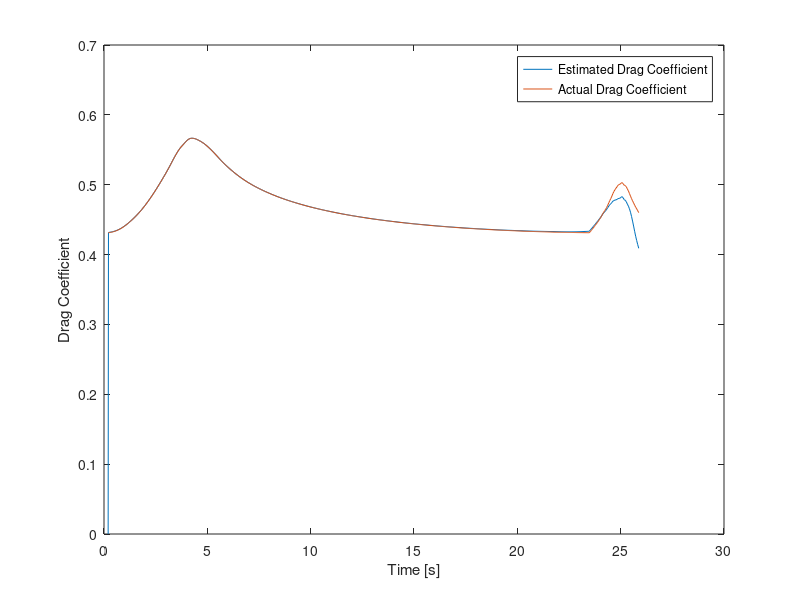
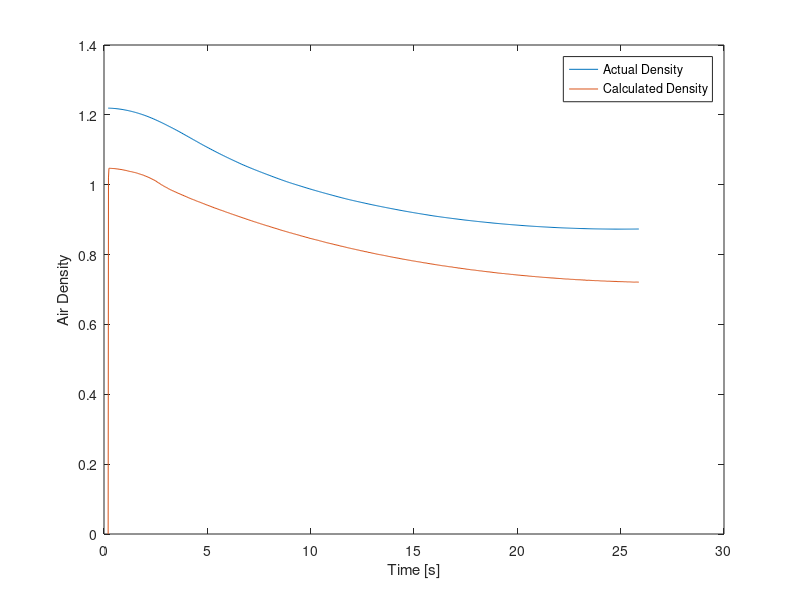
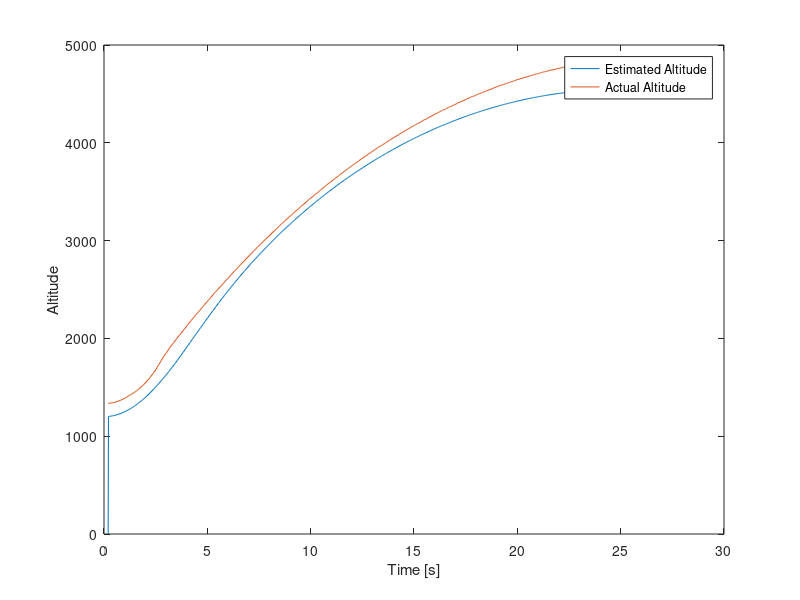
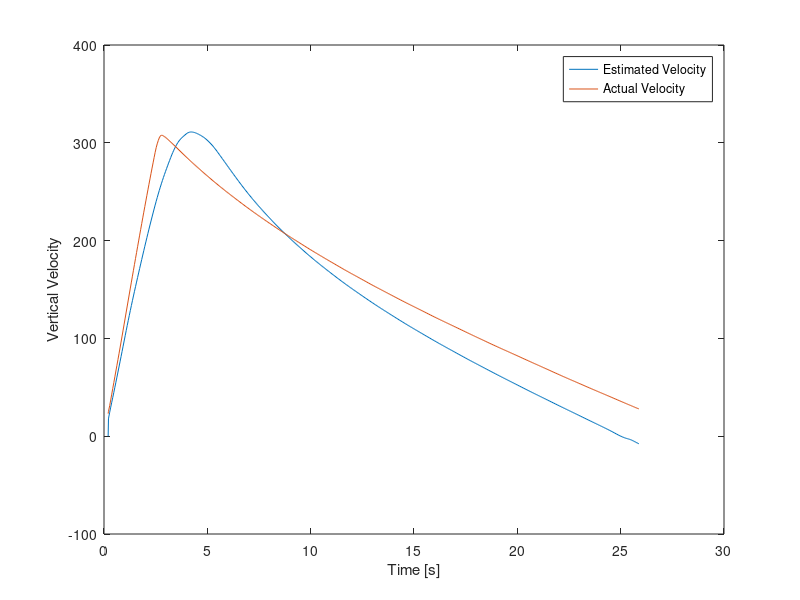

The MATLAB source for these figures, in order:
% import trajectory data, initialization
load("Flight_w_Gyro_Data.mat");
load("Actual_Flight_Data_2016.mat");
V_Act = Coarse_Flight_Data(:,5);
Z_Act = Coarse_Flight_Data(:,4);

%imported simulation data
Pr = Airpressurembar(1:516)*100;
Z = Altitudem(1:516); 
Y = PositionNorthoflaunchm(1:516);
X = PositionEastoflaunchm(1:516);
phi_dot = Rollraters(1:516);
theta_dot = Pitchraters(1:516);
psi_dot = Yawraters(1:516);
Cd = Dragcoefficient(1:516);
AZ = Verticalaccelerationms(1:516);
AY = Lateralaccelerationms(1:516);
AX = sqrt((Totalaccelerationms.^2)-(Lateralaccelerationms.^2));
AX = AX(1:516);
VZ = Verticalvelocityms(1:516);
VY = Lateralvelocityms(1:516);
VX = sqrt((Totalvelocityms.^2)-(Lateralvelocityms.^2));
VX = VX(1:516);
Ar = 160/100000; 
t = Times(1:516);

T_import = AirtemperatureC(1:516) + 273;
size = 516;
g = 9.81;
Ix = 14;
Iy = 14;
Iz = 0.06;
m = 15.5;
L = -0.0065;
ho = 1200;
To = 287;
Po = 87500;
rate = 0.002;
Rconst = 287.058;
rho = Pr./(Rconst.*T_import);
psi = zeros(1,size);
theta = zeros(1,size);
phi = zeros(1,size);

%perturbed sensor data
% rng('shuffle');
% phi_dot_P = phi_dot+ (20*rand() - 10);
% theta_dot_P = theta_dot + (20*rand() - 10);
% psi_dot_P = psi_dot + (20*rand() - 10);
% AZ_P = AZ + (20*rand() - 10);
% AY_P = AY + (20*rand() - 10);
% AX_P = AX + (20*rand() - 10);
% Pr_P = Pr + (20*rand() - 10);
AZ_P = Coarse_Flight_Data(:,2);
Pr_P = Coarse_Flight_Data(:,3);

%Kalman Filter initialization
Rot = eye(3);
Q = 100.*eye(14);
R = 5;
P = 100.*eye(14);
A = zeros(14);
%H = zeros(7,15);
H = [0,0,0,0,0,1,0,0,0,0,0,0,0,0];
% H = [0,1,0,0,0,0,0,0,0,0,0,0,0,0;
%      0,0,0,1,0,0,0,0,0,0,0,0,0,0;
%      0,0,0,0,0,1,0,0,0,0,0,0,0,0;
%      0,0,0,0,0,0,0,1,0,0,0,0,0,0;
%      0,0,0,0,0,0,0,0,0,1,0,0,0,0;
%      0,0,0,0,0,0,0,0,0,0,0,1,0,0];
%      0,0,0,0,0,0,0,0,0,0,0,0,0,1,0];
 
 for index = 2:size %Rot is empty
%     psi(i) = trapz([psi_dot(i-1) psi_dot(i)]).*(t(i) - t(1));
%     theta(i) = trapz([theta_dot(i-1) theta_dot(i)]).*(t(i) - t(1));
%     phi(i) = trapz([phi_dot(i-1) phi_dot(i)]).*(t(i) - t(1));
    
%     psi(index) = psi(index-1) + rate*psi_dot(index);
%     theta(index) = theta(index-1) + rate*theta_dot(index);
%     phi(index) = phi(index-1) + rate*phi_dot(index);

    psi(index) = 0;
    theta(index) = 0;
    phi(index) = 0;
    
    Rot(1,1) = cosd(phi(index))*cosd(theta(index));
    Rot(1,2) = -sind(phi(index))*cosd(psi(index))+cosd(phi(index))*sind(theta(index))*sind(psi(index));
    Rot(1,3) = sind(phi(index))*sind(psi(index))+cosd(phi(index))*sind(theta(index))*cosd(psi(index));
    Rot(2,1) = sind(phi(index))*cosd(theta(index));
    Rot(2,2) = cosd(phi(index))*cosd(psi(index))+sind(phi(index))*sind(theta(index))*sind(psi(index));
    Rot(2,3) = -cosd(phi(index))*sind(psi(index))+sind(phi(index))*sind(theta(index))*cosd(psi(index));
    Rot(3,1) = -sind(theta(index));
    Rot(3,2) = cosd(theta(index))*sind(psi(index));
    Rot(3,3) = cosd(theta(index))*cosd(psi(index));
    
    body_xyz(:,index) = Rot*[X(index);Y(index);Z(index)];  
    body_vxyz(:,index) = Rot*[VX(index);VY(index);VZ(index)];
 end
 
 x_nom = [body_xyz(1,:);
          body_vxyz(1,:);
          body_xyz(2,:);
          body_vxyz(2,:);
          body_xyz(3,:)+1200;
          body_vxyz(3,:);
          psi;
          psi_dot';
          theta;
          theta_dot';
          phi;
          phi_dot';
          Cd'
          %rho';
          Ar*ones(1,size)];
      
 %x = [0,0,0,0,0,16,0,0,0,0,0,0,0.43,1200,Ar]';
 x = [0,0,0,0,0,0,0,0,0,0,0,0,0,0]';
 Cd_hat = zeros(1,size);
 Z_hat = zeros(1,size);
 V_hat = zeros(1,size);
 Ar_hat = zeros(1,size);
 Vx_P = zeros(1,size);
 Vy_P = zeros(1,size);
 Vz_P = zeros(1,size);
 psi_P = zeros(1,size);
 theta_P = zeros(1,size);
 phi_P = zeros(1,size);
 x_out = zeros(14,size);
 h_prime = zeros(1,size);
 h = zeros(1,size);
%  gamma = 5*10^3;
%  gamma_max = gamma;
%  tau = 0.0000001;
%  h(1) = ho;
 
for index=2:size
%     psi_P(i) = trapz([psi_dot_P(i-1) psi_dot_P(i)]).*(t(i) - t(1));
%     theta_P(i) = trapz([theta_dot_P(i-1) theta_dot_P(i)]).*(t(i) - t(1));
%     phi_P(i) = trapz([phi_dot_P(i-1) phi_dot_P(i)]).*(t(i) - t(1));
    
%     psi_P(index) = psi_P(index-1) + rate*psi_dot_P(index);
%     theta_P(index) = theta_P(index-1) + rate*theta_dot_P(index);
%     phi_P(index) = phi_P(index-1) + rate*phi_dot_P(index);

    psi_P(index) = 0;
    theta_P(index) = 0;
    phi_P(index) = 0;
    
    Rot(1,1) = cosd(phi_P(index))*cosd(theta_P(index));
    Rot(1,2) = -sind(phi_P(index))*cosd(psi_P(index))+cosd(phi_P(index))*sind(theta_P(index))*sind(psi_P(index));
    Rot(1,3) = sind(phi_P(index))*sind(psi_P(index))+cosd(phi_P(index))*sind(theta_P(index))*cosd(psi_P(index));
    Rot(2,1) = sind(phi_P(index))*cosd(theta_P(index));
    Rot(2,2) = cosd(phi_P(index))*cosd(psi_P(index))+sind(phi_P(index))*sind(theta_P(index))*sind(psi_P(index));
    Rot(2,3) = -cosd(phi_P(index))*sind(psi_P(index))+sind(phi_P(index))*sind(theta_P(index))*cosd(psi_P(index));
    Rot(3,1) = -sind(theta_P(index));
    Rot(3,2) = cosd(theta_P(index))*sind(psi_P(index));
    Rot(3,3) = cosd(theta_P(index))*cosd(psi_P(index));
    
%     a = Rot*[AX_P(index);AY_P(index);AZ_P(index)];
%     Ax_P(index) = a(1);
%     Ay_P(index) = a(2);
%     Az_P(index) = a(3);
    
%     V0 = Rot*[0;0;16]; 
    
%     Vx_P(i) = trapz([Ax_P(i-1) Ax_P(i)]).*(t(i) - t(1))+Vx_P(i-1);
%     Vy_P(i) = trapz([Ay_P(i-1) Ay_P(i)]).*(t(i) - t(1))+Vy_P(i-1);
%     Vz_P(i) = trapz([Az_P(i-1) Az_P(i)]).*(t(i) - t(1))+Vz_P(i-1);

%       Vx_P(index) = Vx_P(index-1) + rate*Ax_P(index);
%       Vy_P(index) = Vy_P(index-1) + rate*Ay_P(index);
%       Vz_P(index) = Vz_P(index-1) + rate*Az_P(index);
        Vz_P(index) = Vz_P(index-1) + rate*AZ_P(index);
    
%     h_prime(i) = trapz([AZ_P(i-1) AZ_P(i)]).*(t(i) - t(1))+16;
%     h = trapz([h_prime(i-1) h_prime(i)]).*(t(i) - t(1))+ho;
%     h_prime(i) = h_prime(i-1) + rate*AZ_P(i);
%     h(i)       = h(i-1) + rate*h_prime(i);
      temp = Rot\[x_out(1,index-1);x_out(3,index-1);x_out(5,index-1)];
      h(index) = temp(3);
    T = L*(h(index)-ho)+To;
%     Pr = Po*(To/T).^(g/(L*Rconst));
    rho_c(index) = Pr_P(index)/(Rconst*T);
     y = [Vz_P(index)];  
    %y = [Vx_P(index);Vy_P(index);Vz_P(index);psi_dot_P(index);theta_dot_P(index);phi_dot_P(index)];
    %;rho_c(i)];
    
%     H(1,7) = -g*(cosd(x_nom(7,i))*sind(x_nom(11,i))+sind(x_nom(7,i))*sind(x_nom(9,i))*cosd(x_nom(11,i)));
%     H(1,9) = g*cosd(x_nom(7,i))*cosd(x_nom(9,i))*cosd(x_nom(11,i));
%     H(1,11) = -g*(sind(x_nom(7,i))*cosd(x_nom(11,i))+cosd(x_nom(7,i))*sind(x_nom(9,i))*cosd(x_nom(11,i)));
%     H(2,7) = g*(cosd(x_nom(7,i))*cosd(x_nom(11,i))+sind(x_nom(7,i))*sind(x_nom(9,i))*sind(x_nom(11,i)));
%     H(2,9) = -g*cosd(x_nom(7,i))*cosd(x_nom(9,i))*sind(x_nom(11,i));
%     H(2,11) = -g*(sind(x_nom(7,i))*sind(x_nom(11,i))+cosd(x_nom(7,i))*sind(x_nom(9,i))*cosd(x_nom(11,i)));
%     H(3,6) = -x_nom(13,i)*x_nom(14,i)*x_nom(15,i)*x_nom(6,i)/m;
%     H(3,7) = g*sind(x_nom(7,i))*cosd(x_nom(9,i));
%     H(3,9) = g*cosd(x_nom(7,i))*sind(x_nom(9,i));
%     H(3,13) = x_nom(14,i)*x_nom(15,i)*(x_nom(6,i)^2)/(2*m);
%     H(3,14) = x_nom(13,i)*x_nom(15,i)*(x_nom(6,i)^2)/(2*m);
%     H(3,15) = x_nom(13,i)*x_nom(14,i)*(x_nom(6,i)^2)/(2*m);
%     H(4,10) = ((Iy-Iz)/Ix)*x_nom(12,i);
%     H(4,12) = ((Iy-Iz)/Ix)*x_nom(10,i);
%     H(5,8) = ((Iz-Ix)/Iy)*x_nom(12,i);
%     H(5,12) = ((Iy-Iz)/Ix)*x_nom(8,i);
%     H(5,8) = ((Ix-Iy)/Iz)*x_nom(10,i);
%     H(5,10) = ((Ix-Iy)/Iz)*x_nom(8,i);
%     H(6,13) = 1;
%     H(7,14) = 1;
    %H(8,15) = 1;
    
    k = P*H'/(H*P*H' + R)
    P = (eye(14)-k*H)*P;
%     P = (eye(14) - k*H)*P*(eye(14)-k*H)' + (k*R*k')/gamma;
    x = x + k*(y-H*x);
%     gamma = 1 + (gamma_max - 1)*exp(-rate*index/tau);
    
    A(1,2) = 1;
    A(2,7) = -g*(cosd(x_nom(7,index))*sind(x_nom(11,index))+sind(x_nom(7,index))*sind(x_nom(9,index))*cosd(x_nom(11,index)));
    A(2,9) = g*cosd(x_nom(7,index))*cosd(x_nom(9,index))*cosd(x_nom(11,index));
    A(2,11) = -g*(sind(x_nom(7,index))*cosd(x_nom(11,index))+cosd(x_nom(7,index))*sind(x_nom(9,index))*cosd(x_nom(11,index)));
    A(3,4) = 1;
    A(4,7) = g*(cosd(x_nom(7,index))*cosd(x_nom(11,index))+sind(x_nom(7,index))*sind(x_nom(9,index))*sind(x_nom(11,index)));
    A(4,9) = -g*cosd(x_nom(7,index))*cosd(x_nom(9,index))*sind(x_nom(11,index));
    A(4,11) = -g*(sind(x_nom(7,index))*sind(x_nom(11,index))+cosd(x_nom(7,index))*sind(x_nom(9,index))*cosd(x_nom(11,index)));
    A(5,6) = 1;
    A(6,6) = -x_nom(13,index)*x_nom(14,index)*rho_c(index)*x_nom(6,index)/m;
    A(6,7) = g*sind(x_nom(7,index))*cosd(x_nom(9,index));
    A(6,9) = g*cosd(x_nom(7,index))*sind(x_nom(9,index));
    A(6,13) = x_nom(14,index)*rho_c(index)*(x_nom(6,index)^2)/(2*m);
    A(6,14) = x_nom(13,index)*rho_c(index)*(x_nom(6,index)^2)/(2*m);
    %A(6,15) = x_nom(13,index)*x_nom(14,index)*(x_nom(6,index)^2)/(2*m);
    A(7,8) = 1;
    A(8,10) = ((Iy-Iz)/Ix)*x_nom(12,index);
    A(8,12) = ((Iy-Iz)/Ix)*x_nom(10,index);
    A(9,10) = 1;
    A(10,8) = ((Iz-Ix)/Iy)*x_nom(12,index);
    A(10,12) = ((Iy-Iz)/Ix)*x_nom(8,index);
    A(11,12) = 1;
    A(12,8) = ((Ix-Iy)/Iz)*x_nom(10,index);
    A(12,10) = ((Ix-Iy)/Iz)*x_nom(8,index);
    A(13,13) = 1;
    A(14,14) = 1;
    %A(15,15) = 1;
   
    
    P = A*P*A'+Q;
    x = A*x;
    x_out(:,index) = x + x_nom(:,index);
    Cd_hat(index)  = x_out(13,index);
    Ar_hat(index) = x_out(14,index);
    temp       = Rot\[x_out(1,index);x_out(3,index);x_out(5,index)];
    Z_hat(index)   = temp(3);
    temp       = Rot\[x_out(2,index);x_out(4,index);x_out(6,index)];       
    V_hat(index)   = temp(3);
    
    

end
Ar = Ar*ones(1,size);
plot(t,Cd_hat,t,Cd);
legend("Estimated Drag Coefficient","Actual Drag Coefficient");
xlabel("Time [s]");
ylabel("Drag Coefficient");

figure()
plot(t,rho,t,rho_c);
legend("Actual Density","Calculated Density");
xlabel("Time [s]");
ylabel("Air Density");

figure()
plot(t,Z_hat,t,Z_Act);
legend("Estimated Altitude","Actual Altitude");
xlabel("Time [s]");
ylabel("Altitude");

figure()
plot(t,V_hat,t,V_Act);
legend("Estimated Velocity","Actual Velocity");
xlabel("Time [s]");
ylabel("Vertical Velocity");

figure()
plot(t,Ar_hat,t,Ar);
legend("Estimated Area","Actual Area");
xlabel("Time [s]");
ylabel("Area");


% err = Cd_hat - Cd';
% figure();
% plot(t,err)
% xlabel("Time [s]");
% ylabel("error [-]");

